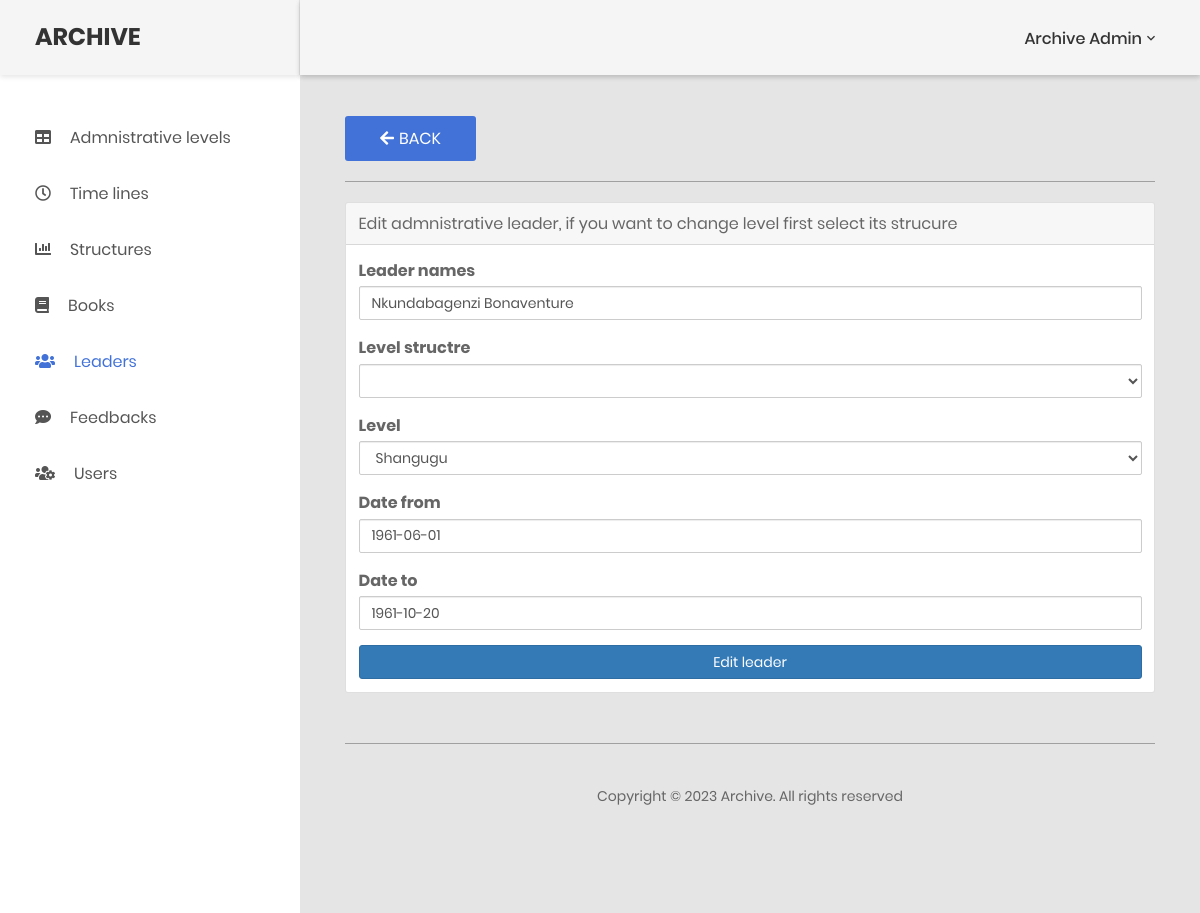
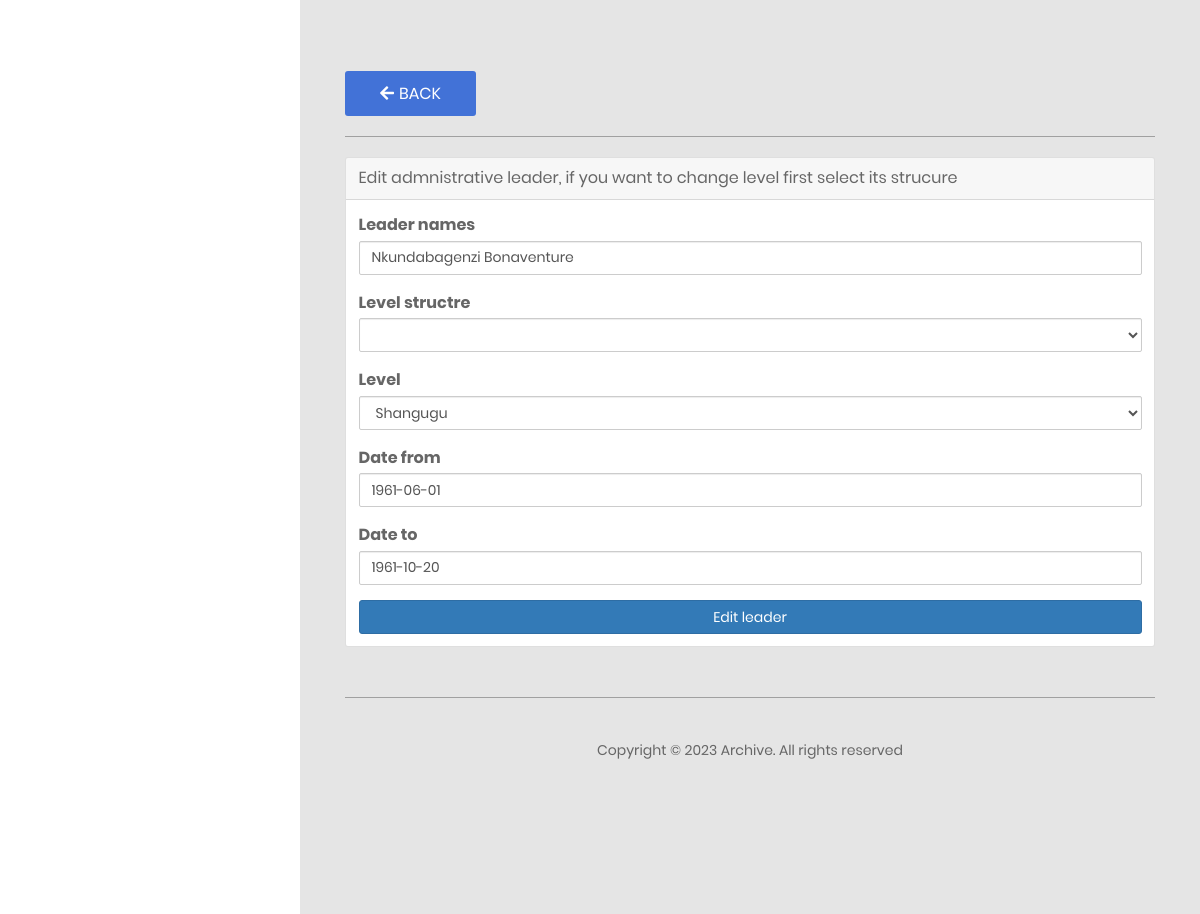
/admin/editleader.php?id=105 (signed in), run on the app's committed database (2 pictures, top to bottom).
### tables this page shows
CREATE TABLE `leaders` (
  `id` int(11) NOT NULL,
  `name` varchar(255) NOT NULL,
  `date_from` varchar(255) NOT NULL,
  `dateto` varchar(255) NOT NULL,
  `componentId` bigint(20) UNSIGNED NOT NULL,
  `created_at` timestamp NULL DEFAULT NULL,
  `updated_at` timestamp NULL DEFAULT NULL
);

CREATE TABLE `components` (
  `id` bigint(20) UNSIGNED NOT NULL,
  `name` varchar(255) NOT NULL,
  `structureId` bigint(20) UNSIGNED NOT NULL,
  `componentId` bigint(20) UNSIGNED DEFAULT NULL,
  `donenon` varchar(255) DEFAULT NULL
);

### admin/editleader.php (the view, shortened to what the rows shown need)
<?php
require("dbfiles/connect.php");
$sql = "SELECT `leaders`.id,`leaders`.name,leaders.componentId,components.name as compname,date_from,`leaders`.dateto, `structures`.name as strname FROM `leaders` INNER JOIN `components` ON `leaders`.`componentId` = `components`.`id` INNER JOIN structures on components.structureId = structures.id WHERE leaders.id=" . $_GET['id'] . " LIMIT 1";
$result = $conn->query($sql);
$row = $result->fetch_assoc();
?>
<!DOCTYPE html>
<html lang="en">
<head>
    <link href="css/font-face.css" rel="stylesheet" media="all" />
    <link href="vendor/font-awesome-4.7/css/font-awesome.min.css" rel="stylesheet" media="all" />
    <link href="vendor/font-awesome-5/css/fontawesome-all.min.css" rel="stylesheet" media="all" />
    <link href="vendor/mdi-font/css/material-design-iconic-font.min.css" rel="stylesheet" media="all" />
    <link href="vendor/bootstrap-4.1/bootstrap.min.css" rel="stylesheet" media="all" />
    <link href="vendor/animsition/animsition.min.css" rel="stylesheet" media="all" />
    <link href="vendor/bootstrap-progressbar/bootstrap-progressbar-3.3.4.min.css" rel="stylesheet" media="all" />
    <link href="vendor/wow/animate.css" rel="stylesheet" media="all" />
    <link href="vendor/css-hamburgers/hamburgers.min.css" rel="stylesheet" media="all" />
    <link href="vendor/slick/slick.css" rel="stylesheet" media="all" />
    <link href="vendor/select2/select2.min.css" rel="stylesheet" media="all" />
    <link href="vendor/perfect-scrollbar/perfect-scrollbar.css" rel="stylesheet" media="all" />
    <link href="https://maxcdn.bootstrapcdn.com/bootstrap/3.3.0/css/bootstrap.min.css" rel="stylesheet" type="text/css" />
    <link rel="stylesheet" href="https://pro.fontawesome.com/releases/v5.10.0/css/all.css" />
    <link href="https://cdnjs.cloudflare.com/ajax/libs/bootstrap-treeview/1.2.0/bootstrap-treeview.min.css" rel="stylesheet" type="text/css" />
    <link href="css/theme.css" rel="stylesheet" media="all" />
</head>
<body class="animsition">
    <div class="page-wrapper">
        <div class="page-container">
            <div class="main-content">
                <div class="section__content section__content--p30">
                    <div class="container-fluid">
                        <div class="row">
                            <div class="col-md-12">
                                <div class="card">
                                    <div class="card-body">
                                        <form action="editleaderaction.php?id=<?php echo $_GET['id'] ?>" method="post">
                                            <div class="form-group">
                                                <label for="cc-payment" class="control-label mb-1"> Leader names</label>
                                                <input type="text" id="cc-pament" name="leadername" class="form-control" placeholder="Enter leader name" value="<?php echo $row['name'] ?>" required />
                                            </div>
                                            <div class="form-group">
                                                <label for="parentlevel" class="control-label mb-1">Level</label>
                                                <select id="parentlevel" name="componentid" class="form-control" aria-label="Default select example" required>
                                                    <option value="<?php echo $row['componentId'] ?>"><?php echo $row['compname'] ?></option>
                                                </select>
                                            </div>
                                            <div class="form-group">
                                                <label for="parentlevel" class="control-label mb-1">Date from</label>
                                                <input type="text" id="datefrom" name="datefrom" class="form-control" value="<?php echo $row['date_from'] ?>" required />
                                            </div>
                                            <div class="form-group">
                                                <label for="parentlevel" class="control-label mb-1">Date to</label>
                                                <input type="text" id="dateto" name="dateto" class="form-control" value="<?php echo $row['dateto'] ?>" required />
                                            </div>
                                        </form>
                                    </div>
                                </div>
                            </div>
                        </div>
                    </div>
                </div>
            </div>
        </div><?php
require("dbfiles/connect.php");
$sql = "SELECT `leaders`.id,`leaders`.name,leaders.componentId,components.name as compname,date_from,`leaders`.dateto, `structures`.name as strname FROM `leaders` INNER JOIN `components` ON `leaders`.`componentId` = `components`.`id` INNER JOIN structures on components.structureId = structures.id WHERE leaders.id=" . $_GET['id'] . " LIMIT 1";
$result = $conn->query($sql);
$row = $result->fetch_assoc();
?>
<!DOCTYPE html>
<html lang="en">
<head>
    <link href="css/font-face.css" rel="stylesheet" media="all" />
    <link href="vendor/font-awesome-4.7/css/font-awesome.min.css" rel="stylesheet" media="all" />
    <link href="vendor/font-awesome-5/css/fontawesome-all.min.css" rel="stylesheet" media="all" />
    <link href="vendor/mdi-font/css/material-design-iconic-font.min.css" rel="stylesheet" media="all" />
    <link href="vendor/bootstrap-4.1/bootstrap.min.css" rel="stylesheet" media="all" />
    <link href="vendor/animsition/animsition.min.css" rel="stylesheet" media="all" />
    <link href="vendor/bootstrap-progressbar/bootstrap-progressbar-3.3.4.min.css" rel="stylesheet" media="all" />
    <link href="vendor/wow/animate.css" rel="stylesheet" media="all" />
    <link href="vendor/css-hamburgers/hamburgers.min.css" rel="stylesheet" media="all" />
    <link href="vendor/slick/slick.css" rel="stylesheet" media="all" />
    <link href="vendor/select2/select2.min.css" rel="stylesheet" media="all" />
    <link href="vendor/perfect-scrollbar/perfect-scrollbar.css" rel="stylesheet" media="all" />
    <link href="https://maxcdn.bootstrapcdn.com/bootstrap/3.3.0/css/bootstrap.min.css" rel="stylesheet" type="text/css" />
    <link rel="stylesheet" href="https://pro.fontawesome.com/releases/v5.10.0/css/all.css" />
    <link href="https://cdnjs.cloudflare.com/ajax/libs/bootstrap-treeview/1.2.0/bootstrap-treeview.min.css" rel="stylesheet" type="text/css" />
    <link href="css/theme.css" rel="stylesheet" media="all" />
</head>
<body class="animsition">
    <div class="page-wrapper">
        <div class="page-container">
            <div class="main-content">
                <div class="section__content section__content--p30">
                    <div class="container-fluid">
                        <div class="row">
                            <div class="col-md-12">
                                <div class="card">
                                    <div class="card-body">
                                        <form action="editleaderaction.php?id=<?php echo $_GET['id'] ?>" method="post">
                                            <div class="form-group">
                                                <label for="cc-payment" class="control-label mb-1"> Leader names</label>
                                                <input type="text" id="cc-pament" name="leadername" class="form-control" placeholder="Enter leader name" value="<?php echo $row['name'] ?>" required />
                                            </div>
                                            <div class="form-group">
                                                <label for="parentlevel" class="control-label mb-1">Level</label>
                                                <select id="parentlevel" name="componentid" class="form-control" aria-label="Default select example" required>
                                                    <option value="<?php echo $row['componentId'] ?>"><?php echo $row['compname'] ?></option>
                                                </select>
                                            </div>
                                            <div class="form-group">
                                                <label for="parentlevel" class="control-label mb-1">Date from</label>
                                                <input type="text" id="datefrom" name="datefrom" class="form-control" value="<?php echo $row['date_from'] ?>" required />
                                            </div>
                                            <div class="form-group">
                                                <label for="parentlevel" class="control-label mb-1">Date to</label>
                                                <input type="text" id="dateto" name="dateto" class="form-control" value="<?php echo $row['dateto'] ?>" required />
                                            </div>
                                        </form>
                                    </div>
                                </div>
                            </div>
                        </div>
                    </div>
                </div>
            </div>
        </div>
    </div>
</body>
</html>
</body>
</html>

### data on the page
leaders: leadername "Nkundabagenzi Bonaventure", componentid "Shangugu", datefrom "1961-06-01", dateto "1961-10-20"

### other printed values
$_SESSION['name'] "Archive Admin"
